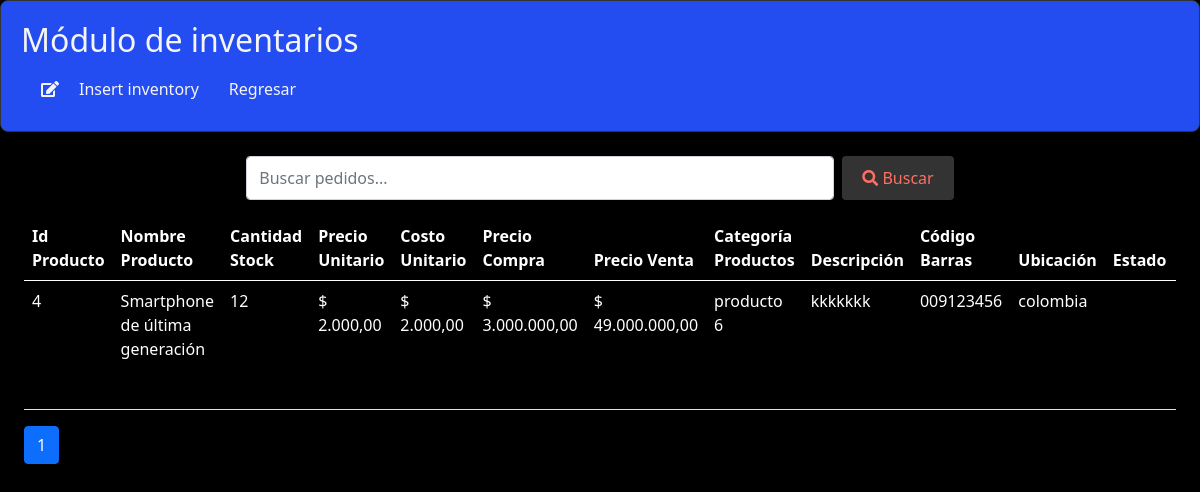
Page /Views/Inventorys/create.php (signed in) on the committed database.
### tables this page shows
CREATE TABLE `inventarios` (
  `codigo_inventario` int(11) NOT NULL,
  `nombre_producto` varchar(150) NOT NULL,
  `cantidad_stock` int(11) NOT NULL,
  `precio_unitario` decimal(10,2) DEFAULT NULL,
  `costo_unitario` decimal(10,2) DEFAULT NULL,
  `precio_compra` decimal(10,2) DEFAULT NULL,
  `precio_venta` decimal(10,2) NOT NULL,
  `categoria_productos` varchar(150) NOT NULL,
  `descripcion` varchar(255) NOT NULL,
  `codigo_barras` varchar(150) DEFAULT NULL,
  `ubicacion` varchar(255) NOT NULL,
  `estado` enum('disponible','No disponible','agotado') NOT NULL,
  `id_producto` int(11) DEFAULT NULL,
  `id_proveedor` int(11) DEFAULT NULL,
  `fecha_adquisicion` datetime DEFAULT NULL,
  `fecha_vencimiento` date DEFAULT NULL,
  `tipo_documento` varchar(255) DEFAULT NULL
);

### Views/Inventorys/create.php (the view, shortened to what this page needs)
<?php
$mysqli = mysqli_connect(db_host, db_username, db_password, db_dbname);
mysqli_set_charset($mysqli, 'utf8');
$registros_por_pagina = 10;
$página_actual = isset($_GET['page']) ? (int)$_GET['page'] : 1;
$inicio = ($página_actual - 1) * $registros_por_pagina;
$consulta = "SELECT * FROM  inventarios LIMIT $inicio, $registros_por_pagina";
$total_registros_query = "SELECT COUNT(*) AS total FROM  inventarios";
$total_resultados = $mysqli->query($total_registros_query);
$total_registros = $total_resultados->fetch_assoc()['total'];
$total_paginas = ceil($total_registros / $registros_por_pagina);
$searchQuery = isset($_GET['search-query']) ? $_GET['search-query'] : '';
if (!empty($searchQuery)) {
    $consulta = "SELECT * FROM  inventarios WHERE
                 nombre_producto LIKE '%$searchQuery%' OR
                 descripcion LIKE '%$searchQuery%' OR
                 categoria_productos LIKE '%$searchQuery%'
                 ORDER BY  codigo_inventario";
} else {
    $consulta = "SELECT * FROM inventarios ORDER BY  codigo_inventario";
}
$resultados = $mysqli->query($consulta);
?>
<!DOCTYPE html>
<html lang="es">
<head>
    <link href="https://cdn.jsdelivr.net/npm/bootstrap@5.0.2/dist/css/bootstrap.min.css" rel="stylesheet">
    <link href="https://cdnjs.cloudflare.com/ajax/libs/font-awesome/5.15.3/css/all.min.css" rel="stylesheet">
</head>
<body>
    <div class="panel">
        <div class="column">
            <h2>Módulo de inventarios</h2>
            <ul class="nav">
                <li><i class="fas fa-edit icon"></i><a href='insert.php?da=Inventorys-2'>Insert inventory</a></li>
                <li class="nav-item">
                <a class="nav-link" href="/OptimizationPRO/app/main.php">
                                 Regresar
                            </a>
                        </li>
            </ul>
        </div>
    </div>
    <br>
<div class="container-fluid">
    <form method="GET" class="d-flex justify-content-center mb-3">
        <input type="text" name="search-query" class="form-control w-50 me-2"
               placeholder="Buscar pedidos..." value="<?php echo htmlspecialchars($searchQuery); ?>">
        <button type="submit" class="btn btn-primary">
            <i class="fas fa-search"></i> Buscar
        </button>
    </form>
</head>
<body>
    <div class="container-fluid">
    <div class="table-container">
        <div class="table-responsive">
            <table class="table table-striped">
                <thead class="thead-light">
            <tr>
            <th scope="col">Id Producto</th>
            <th scope="col">Nombre Producto</th>
            <th scope="col">Cantidad Stock</th>
            <th scope="col">Precio Unitario</th>
            <th scope="col">Costo Unitario</th>
            <th scope="col">Precio Compra</th>
            <th scope="col">Precio Venta</th>
            <th scope="col">Categoría Productos</th>
            <th scope="col">Descripción</th>
            <th scope="col">Código Barras</th>
            <th scope="col">Ubicación</th>
            <th scope="col">Estado</th>
        </tr>
    </thead>
    <tbody>
    <?php while ($inventario = $resultados->fetch_assoc()): ?>
        <tr>
    <td><?php echo htmlspecialchars($inventario['codigo_inventario']); ?></td>
        <td><?php echo htmlspecialchars($inventario['nombre_producto']); ?></td>
        <td><?php echo htmlspecialchars($inventario['cantidad_stock']); ?></td>
        <td>$ <?php echo number_format($inventario['precio_unitario'], 2, ',', '.'); ?></td>
        <td>$ <?php echo number_format($inventario['costo_unitario'], 2, ',', '.'); ?></td>
        <td>$ <?php echo number_format($inventario['precio_compra'], 2, ',', '.'); ?></td>
        <td>$ <?php echo number_format($inventario['precio_venta'], 2, ',', '.'); ?></td>
        <td><?php echo htmlspecialchars($inventario['categoria_productos']); ?></td>
        <td><?php echo htmlspecialchars($inventario['descripcion']); ?></td>
        <td><?php echo htmlspecialchars($inventario['codigo_barras']); ?></td>
        <td><?php echo htmlspecialchars($inventario['ubicacion']); ?></td>
        <td><?php echo htmlspecialchars($inventario['estado']); ?></td>
                    </tr>
                <?php endwhile; ?>
            </tbody>
        </table>
    </div>
</div>
 <nav>
        <ul class="pagination">
            <?php for ($i = 1; $i <= $total_paginas; $i++): ?>
                <li class="page-item <?= ($i == $página_actual) ? 'active' : '' ?>">
                    <a class="page-link" href="?page=<?= $i ?>"><?= $i ?></a>
                </li>
            <?php endfor; ?>
        </ul>
    </nav>
</div>
</body>
</html>

### Views/Inventorys/create.php (style rules this page uses)
body { background-color: #000; color: #f5f5f5; }
.table th, .table td { color: #fff; }
.panel { display: flex; justify-content: space-between; border: 1px solid #333; padding: 20px; border-radius: 8px; background-color: #234DF0; }
.column { width: 48%; }
h2 { color: whitesmoke; }
.nav { display: flex; align-items: center; float: left; margin-left: 20px; }
.nav a { color: whitesmoke; text-decoration: none; padding: 10px; font-size: 16px; margin-left: 10px; }
.btn { display: inline-block; padding: 10px 20px; font-size: 16px; border: none; border-radius: 4px; cursor: pointer; background-color: #333; color: #ff6f61; }

### rows in the picture
inventarios: codigo_inventario "4", nombre_producto "Smartphone de última generación", cantidad_stock "12", precio_unitario "2.000,00", costo_unitario "2.000,00", precio_compra "3.000.000,00", precio_venta "49.000.000,00", categoria_productos "producto 6", descripcion "kkkkkkk", codigo_barras "009123456", ubicacion "colombia"
